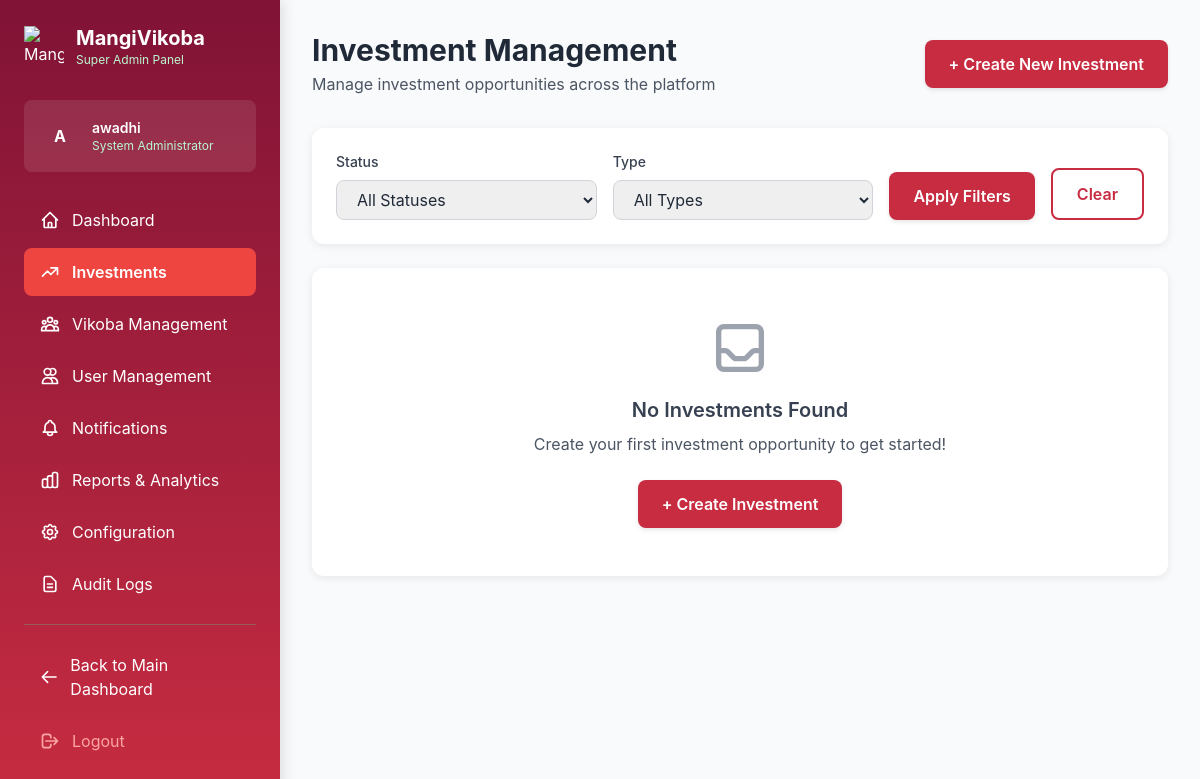
The page /dashboard/super-admin/investments/ (signed in) on the database as committed earlier.
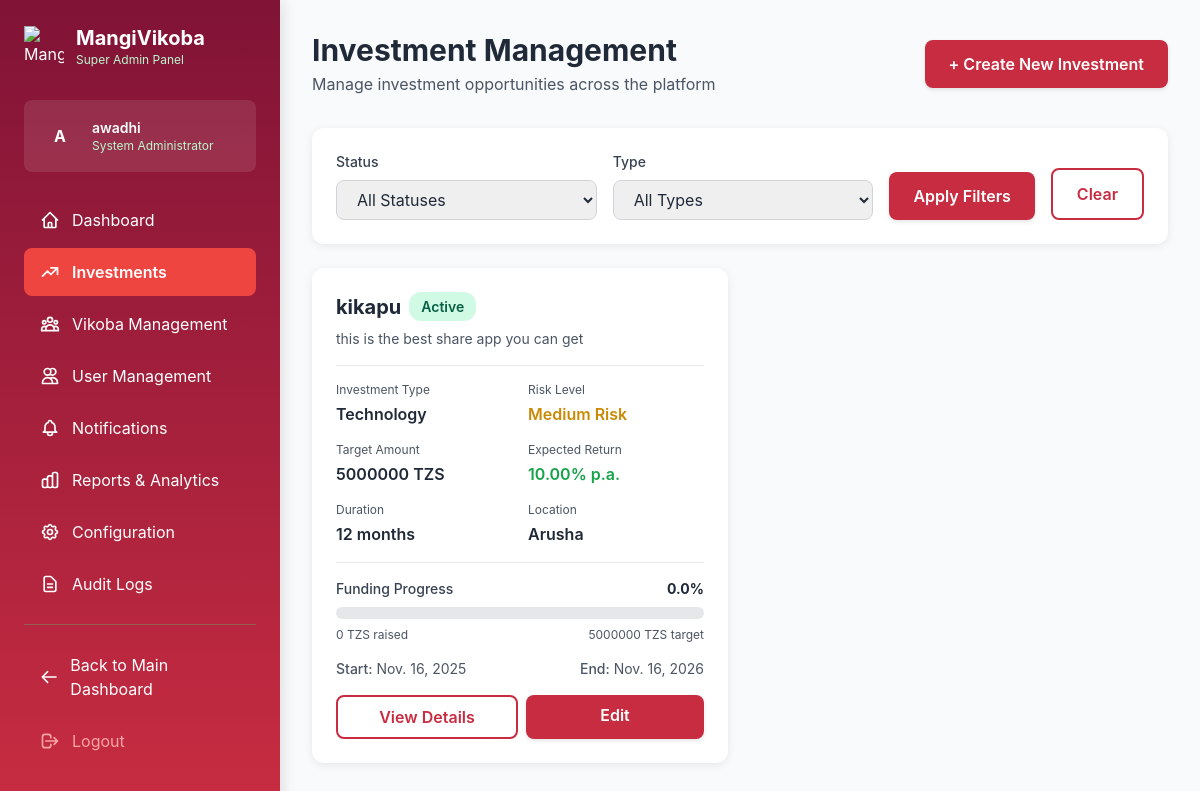
The same page on the database as committed later.
### dashboard/admin_models.py (models this page shows, shortened)
class Investment(models.Model):
    INVESTMENT_TYPE_CHOICES = [
        ('agriculture', 'Agriculture'),
        ('livestock', 'Livestock'),
        ('real_estate', 'Real Estate'),
        ('business', 'Business'),
        ('technology', 'Technology'),
        ('manufacturing', 'Manufacturing'),
        ('bonds', 'Bonds'),
        ('treasury_bills', 'Treasury Bills'),
        ('stocks', 'Stocks & Securities'),
        ('mutual_funds', 'Mutual Funds'),
        ('fixed_deposits', 'Fixed Deposits'),
        ('microfinance', 'Microfinance'),
        ('other', 'Other'),
    ]
    STATUS_CHOICES = [
        ('draft', 'Draft'),
        ('active', 'Active'),
        ('closed', 'Closed'),
        ('completed', 'Completed'),
    ]
    RISK_LEVEL_CHOICES = [
        ('low', 'Low Risk'),
        ('medium', 'Medium Risk'),
        ('high', 'High Risk'),
    ]
    title = models.CharField(max_length=255, help_text="Name of the investment opportunity")
    description = models.TextField(help_text="Brief description of the investment")
    investment_type = models.CharField(max_length=50, choices=INVESTMENT_TYPE_CHOICES, help_text="Type of investment")
    status = models.CharField(max_length=20, choices=STATUS_CHOICES, default='draft', help_text="Current status of the investment")
    risk_level = models.CharField(max_length=20, choices=RISK_LEVEL_CHOICES, default='medium', help_text="Risk level of the investment")
    ticker_symbol = models.CharField(max_length=20, blank=True, null=True, help_text="Ticker symbol if publicly traded")
    core_objective = models.TextField(blank=True, null=True, help_text="Core investment objective")
    current_price = models.DecimalField(max_digits=15, decimal_places=2, default=0, help_text="Current price per unit/share")
    time_horizon = models.CharField(max_length=20, blank=True, null=True, help_text="Expected investment time horizon")
    investment_thesis = models.TextField(blank=True, null=True, help_text="Detailed investment thesis and analysis")
    key_metrics = models.TextField(blank=True, null=True, help_text="Key financial metrics (one per line)")
    strengths = models.TextField(blank=True, null=True, help_text="Key strengths (one per line)")
    risks = models.TextField(blank=True, null=True, help_text="Key risks (one per line)")
    source_url = models.URLField(blank=True, null=True, help_text="Source URL for more information")
    internal_notes = models.TextField(blank=True, null=True, help_text="Internal notes (not visible to users)")
    minimum_amount = models.DecimalField(max_digits=15, decimal_places=2)
    maximum_amount = models.DecimalField(max_digits=15, decimal_places=2, null=True, blank=True)
    target_amount = models.DecimalField(max_digits=15, decimal_places=2)
    current_amount = models.DecimalField(max_digits=15, decimal_places=2, default=0)
    expected_return_rate = models.DecimalField(max_digits=5, decimal_places=2, help_text="Annual return rate in percentage")
    start_date = models.DateField()
    end_date = models.DateField()
    duration_months = models.PositiveIntegerField(help_text="Investment duration in months")
    location = models.CharField(max_length=255, blank=True, null=True)
    image = models.ImageField(upload_to='investments/', blank=True, null=True)
    documents = models.FileField(upload_to='investment_documents/', blank=True, null=True)
    created_by = models.ForeignKey(settings.AUTH_USER_MODEL, on_delete=models.SET_NULL, null=True, related_name='created_investments')
    created_at = models.DateTimeField(auto_now_add=True)
    updated_at = models.DateTimeField(auto_now=True)
    available_to_all_vikoba = models.BooleanField(default=True)
    specific_vikoba = models.ManyToManyField(Kikoba, blank=True, related_name='available_investments')
    class Meta:
        ordering = ['-created_at']
    @property
    def progress_percentage(self):
        if self.target_amount > 0:
            return (self.current_amount / self.target_amount) * 100
        return 0

### dashboard/admin_views.py (the view)
# urls.py: path('investments/', admin_views.investment_list, name='investment_list'),
@login_required
@user_passes_test(is_superuser)
def investment_list(request):
    status_filter = request.GET.get('status', '')
    investment_type = request.GET.get('type', '')
    investments = Investment.objects.all()
    if status_filter:
        investments = investments.filter(status=status_filter)
    if investment_type:
        investments = investments.filter(investment_type=investment_type)
    paginator = Paginator(investments, 10)
    page_number = request.GET.get('page')
    page_obj = paginator.get_page(page_number)
    context = {
        'page_title': 'Investment Management',
        'page_obj': page_obj,
        'status_filter': status_filter,
        'investment_type': investment_type,
        'investment_types': Investment.INVESTMENT_TYPE_CHOICES,
        'statuses': Investment.STATUS_CHOICES,
    }
    return render(request, 'dashboard/super_admin/investment_list.html', context)

### dashboard/admin_views.py (called while the page is built)
def is_superuser(user):
    return user.is_superuser

### dashboard/templates/dashboard/super_admin/investment_list.html (shortened to what the changed rows need)
{% extends 'dashboard/super_admin/base.html' %}
{% block content %}
<div class="grid grid-cols-1 lg:grid-cols-2 gap-6">
    {% for investment in page_obj %}
    <div class="card p-6 hover:shadow-xl transition-all">
        <div class="flex justify-between items-start mb-4">
            <div class="flex-1">
                <div class="flex items-center gap-2 mb-2">
                    <h3 class="text-xl font-bold text-gray-800">{{ investment.title }}</h3>
                    <span class="badge {% if investment.status == 'active' %}badge-success{% elif investment.status == 'draft' %}badge-warning{% elif investment.status == 'completed' %}badge-info{% else %}badge-danger{% endif %}">
                        {{ investment.get_status_display }}
                    </span>
                </div>
                <p class="text-sm text-gray-600">{{ investment.description|truncatewords:20 }}</p>
            </div>
        </div>
        <div class="grid grid-cols-2 gap-4 mb-4 py-4 border-t border-b border-gray-200">
            <div>
                <p class="text-xs text-gray-600 mb-1">Investment Type</p>
                <p class="font-semibold text-gray-800">{{ investment.get_investment_type_display }}</p>
            </div>
            <div>
                <p class="text-xs text-gray-600 mb-1">Risk Level</p>
                <p class="font-semibold {% if investment.risk_level == 'low' %}text-green-600{% elif investment.risk_level == 'medium' %}text-yellow-600{% else %}text-red-600{% endif %}">
                    {{ investment.get_risk_level_display }}
                </p>
            </div>
            <div>
                <p class="text-xs text-gray-600 mb-1">Target Amount</p>
                <p class="font-semibold text-gray-800">{{ investment.target_amount|floatformat:0 }} TZS</p>
            </div>
            <div>
                <p class="text-xs text-gray-600 mb-1">Expected Return</p>
                <p class="font-semibold text-green-600">{{ investment.expected_return_rate }}% p.a.</p>
            </div>
            <div>
                <p class="text-xs text-gray-600 mb-1">Duration</p>
                <p class="font-semibold text-gray-800">{{ investment.duration_months }} months</p>
            </div>
            <div>
                <p class="text-xs text-gray-600 mb-1">Location</p>
                <p class="font-semibold text-gray-800">{{ investment.location|default:"N/A" }}</p>
            </div>
        </div>
        <div class="mb-4">
            <div class="flex justify-between items-center mb-2">
                <span class="text-sm font-medium text-gray-700">Funding Progress</span>
                <span class="text-sm font-bold text-primary-dark">{{ investment.progress_percentage|floatformat:1 }}%</span>
            </div>
            <div class="w-full bg-gray-200 rounded-full h-3">
            </div>
            <div class="flex justify-between mt-2">
                <span class="text-xs text-gray-600">{{ investment.current_amount|floatformat:0 }} TZS raised</span>
                <span class="text-xs text-gray-600">{{ investment.target_amount|floatformat:0 }} TZS target</span>
            </div>
        </div>
        <div class="flex justify-between items-center text-sm text-gray-600 mb-4">
            <div>
                <span class="font-medium">Start:</span> {{ investment.start_date }}
            </div>
            <div>
                <span class="font-medium">End:</span> {{ investment.end_date }}
            </div>
        </div>
        <div class="flex gap-2">
            <a href="{% url 'dashboard:super_admin:investment_detail' investment.id %}" class="flex-1 text-center btn-secondary py-2">
                View Details
            </a>
            <a href="{% url 'dashboard:super_admin:investment_edit' investment.id %}" class="flex-1 text-center btn-primary py-2">
                Edit
            </a>
        </div>
    </div>
    {% empty %}
    <div class="col-span-2 card p-12 text-center">
        <h3 class="text-xl font-semibold text-gray-700 mb-2">No Investments Found</h3>
        <p class="text-gray-600 mb-6">Create your first investment opportunity to get started!</p>
        <a href="{% url 'dashboard:super_admin:investment_create' %}" class="btn-primary inline-block">
            + Create Investment
        </a>
    </div>
    {% endfor %}
</div>
{% endblock %}

Rows that differ between the two databases and show on the page:
added Investment: title "kikapu", status "Active", description "this is the best share app you can get", investment_type "Technology", risk_level "Medium Risk", target_amount "5000000", expected_return_rate "10.00", duration_months "12", location "Arusha", progress_percentage "0.0", current_amount "0", start_date "Nov. 16, 2025", end_date "Nov. 16, 2026"
Other text that changed with them:
text no longer shown: "No Investments Found Create your first investment opportunity to get started! + Create Investment"
